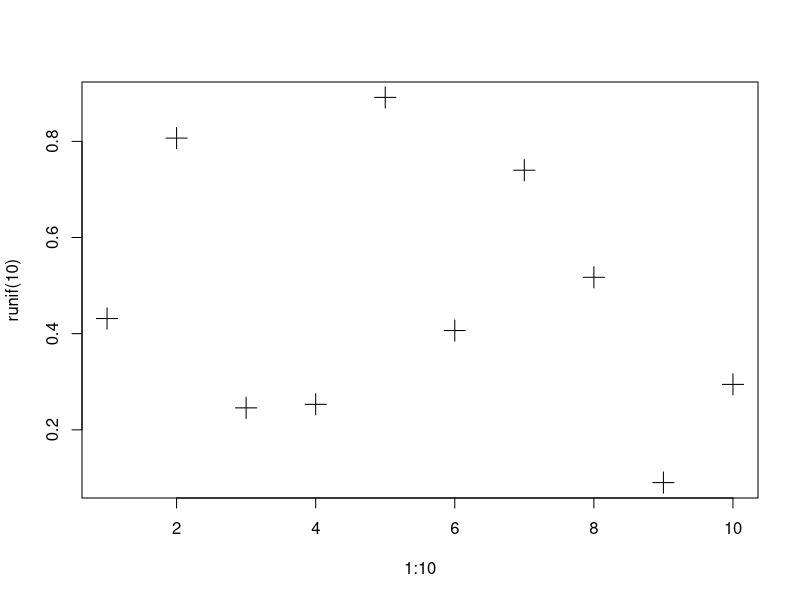
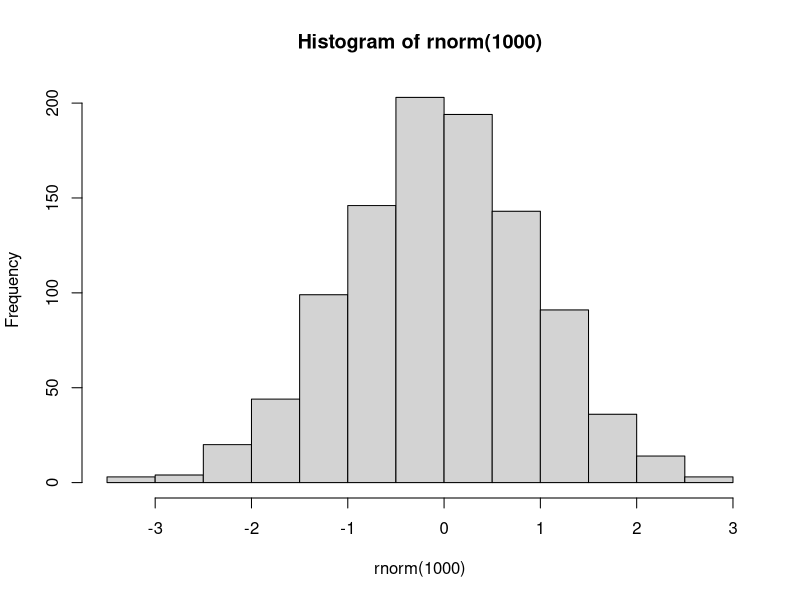

These charts were generated, in order, by the following R code:
## ---- chunk 1
1+1
.4-.7+.3 # what? it is not zero!
## ---- chunk 2
plot(1:10, runif(10), pch=3, cex=2)
hist(rnorm(1000))
